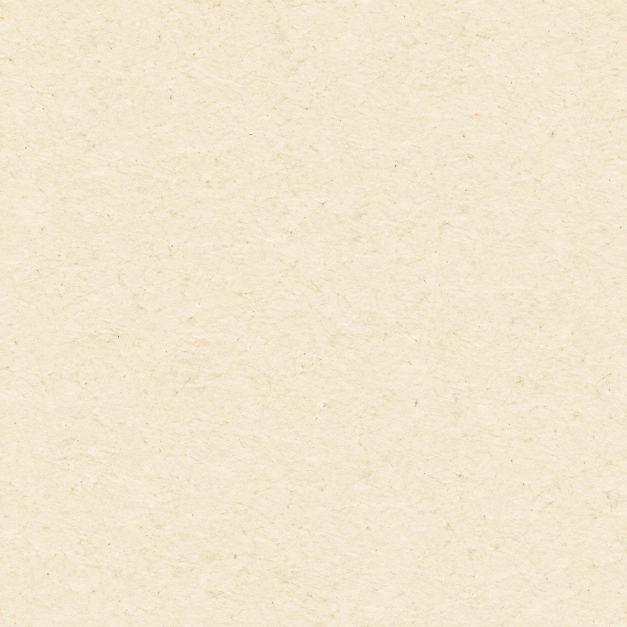
#> input picture design/kitchen-journal-v1/assets/paper-v6.webp, 1254 x 1254 px (shown at 1/2 size)
$ python prepare-paper.py assets/paper-v6.webp
#> lines starting #> are read from the running program, lines starting #| are printed output that depends on the picture
"""把本轮生成的纸面原图制成底图和随主题着色的透明纤维层。"""
from pathlib import Path
import argparse

import numpy as np
from PIL import Image

ROOT = Path(__file__).resolve().parent
parser = argparse.ArgumentParser()
parser.add_argument('source', type=Path)
args = parser.parse_args()
scan = ROOT/'assets/paper-v6.webp'
Image.open(args.source).convert('RGB').save(scan, quality=88, method=6)
pixels = np.asarray(Image.open(scan).convert('RGB')).astype(float)
luminance = pixels @ np.array([.2126, .7152, .0722])
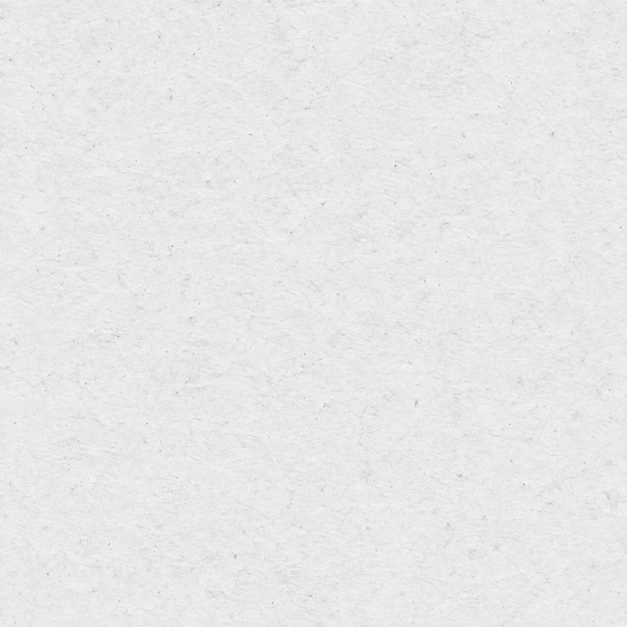
#> luminance: shape (1254, 1254) float64 (shown at 1/2 size); min 106, max 252.1, mean 232.2
alpha = np.clip((248-luminance)*2, 0, 70).astype('uint8')
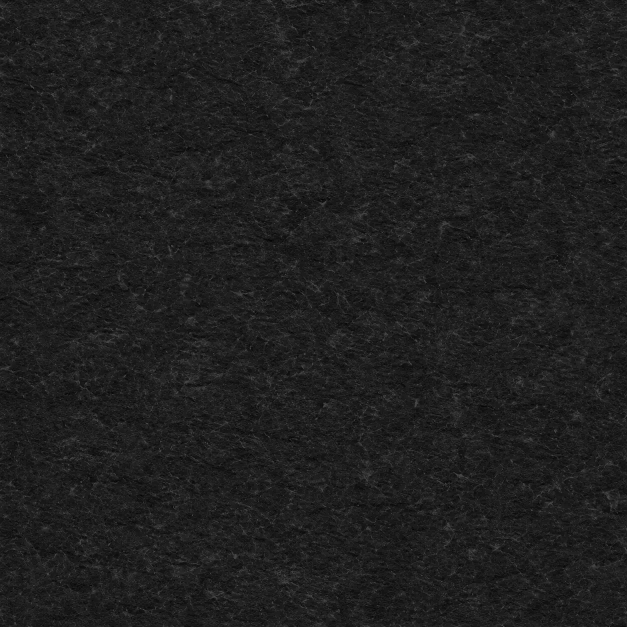
#> alpha: shape (1254, 1254) (shown at 1/2 size); min 0, max 70, mean 30.9
rgba = np.zeros((*alpha.shape, 4), dtype='uint8')
rgba[:, :, :3] = [108, 97, 65]
rgba[:, :, 3] = alpha
layer = np.array(Image.fromarray(rgba).resize((640, 640), Image.Resampling.LANCZOS))
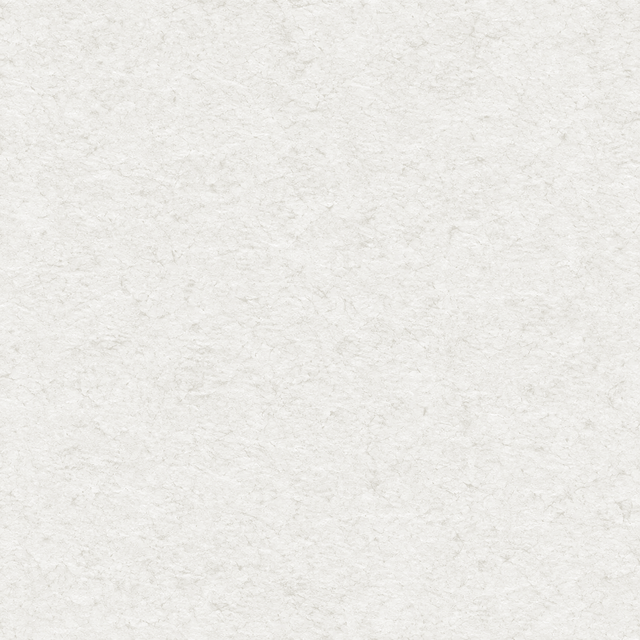
#> layer: shape (640, 640, 4); mean of channels 0, 1, 2, 3 107.9, 96.8, 64.6, 30.9; transparent parts drawn white
layer[:, :, 3] = (layer[:, :, 3]//4)*4
Image.fromarray(layer).save(ROOT/'assets/paper-grain-v6.webp', quality=88, method=6)
print('Paper scan and transparent fiber layer prepared.')
